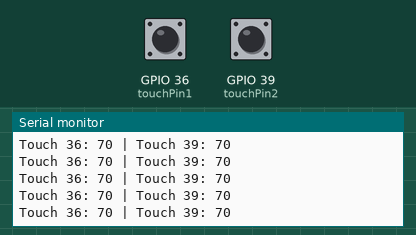
The sketch below on a simulated ESP32. Shown: the last lines printed to the serial monitor. The inputs (shaded band) are chosen by the test bench; at power-on: GPIO 36 (touchPin1) HIGH, GPIO 39 (touchPin2) HIGH.

Above: at 2.2 s.
2.3 s: GPIO 36 (touchPin1) pulled LOW for 0.25 s
At 2.56 s:
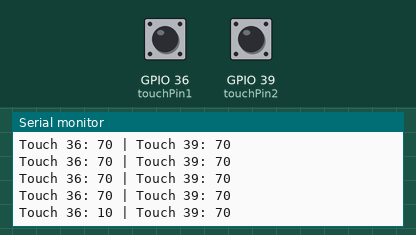
4.0 s: GPIO 39 (touchPin2) pulled LOW for 0.25 s
At 4.16 s:
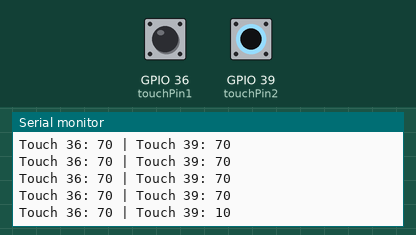

The sketch:

cap_touch_test_v1.ino
```cpp
// Simple ESP32 touch sensor test using pins 36 and 39

const int touchPin1 = 36;  // T0
const int touchPin2 = 39;  // T3

void setup() {
  pinMode(touchPin1, INPUT_PULLUP);
  pinMode(touchPin2, INPUT_PULLUP);
  Serial.begin(115200);
  delay(1000);
  Serial.println("Touch test start. Touch the pads connected to GPIO 36 or 39.");
}

void loop() {
  int value1 = touchRead(touchPin1);
  int value2 = touchRead(touchPin2);

  Serial.print("Touch 36: ");
  Serial.print(value1);
  Serial.print(" | Touch 39: ");
  Serial.println(value2);

  delay(200);
}
```

Measured:
- after the input at 2.3 s, the serial monitor: prints a new line after 0.10 s (image 1)
- after the input at 4.0 s, the serial monitor: prints a new line at once (image 2)
